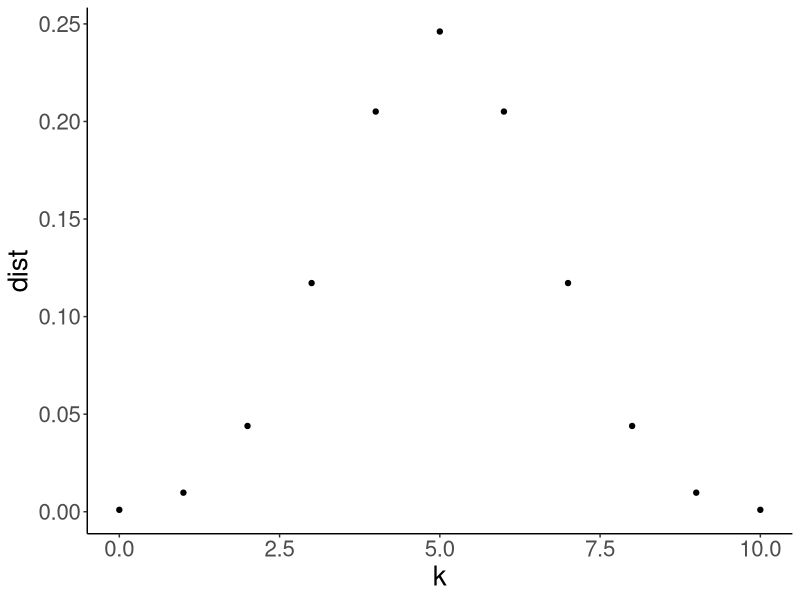

Generate this figure with R:
## ---- chunk 1
library(ggplot2)
# plot the distribution

pi = 0.5
n = 10
k = 0:10

bin.dist = dbinom(k,n,pi)

dat = data.frame(k = k,dist = bin.dist)

ggplot(dat,aes(x = k,y= dist)) + 
  geom_point() +
  theme_classic() + 
  theme(text = element_text(size = 20)) 

## ---- chunk 2

pi = 0.5
n = 10
k = 0:10

random.sample = rbinom(1,n,pi)
print(random.sample)
